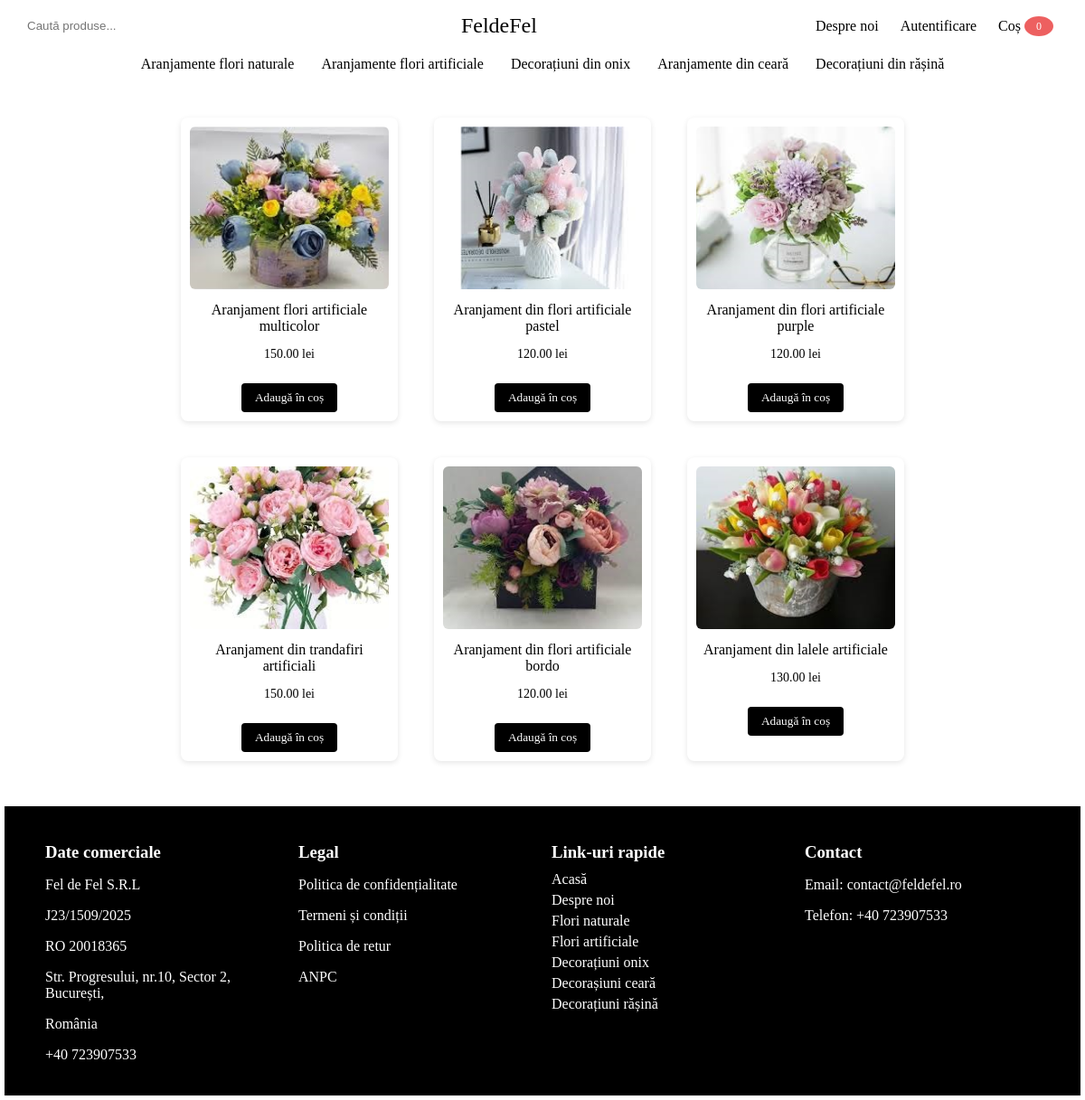
The app's page /aranjamente_flori/artificiale with its own data.
### aranjamente_flori/models.py (models this page shows, shortened)
class ArtificialFlower(models.Model):
    name = models.CharField(max_length=255)
    slug = models.SlugField(blank=True, unique=True)
    description = models.TextField()
    price = models.DecimalField(max_digits=10, decimal_places=2)
    image = models.ImageField(upload_to="flori/artificiale")
    created = models.DateTimeField(auto_now_add=True)
    updated = models.DateTimeField(auto_now=True)

### aranjamente_flori/views.py (the view)
# urls.py: path("artificiale", artificial_flowers_view, name="artificiale"),
def artificial_flowers_view(request):
	produse = ArtificialFlower.objects.all()
	context = {
		'produse': produse
		}
	return render(request, 'aranjamente_flori/artificial_flowers.html', context)

### cart/processors.py (called while the page is built)
def add_cart_to_context(request):
    cart = request.session.get("cart", {})
    total = 0
    for item in cart.values():
        total += round(item["price"] * item["quantity"], 2)
    return {
        "cart": cart,
        "cart_total": round(total, 2),
        "cart_count": sum(item["quantity"] for item in cart.values())
    }

### aranjamente_flori/templates/aranjamente_flori/artificial_flowers.html (shortened to what this page needs)
<!DOCTYPE html>
<html lang="en">
<head>
</head>
<body>
    <header class="top-bar">
        <div class="search-box">
            <form method="get" action="{% url 'home:search' %}">
                <input type="text" name="q" placeholder="Caută produse...">
            </form>
        </div>
        <div class="logo">
            <a href="{% url 'home:home' %}">FeldeFel</a>
        </div>
        <nav class="nav-links">
            <a href="{% url 'home:despre' %}">Despre noi</a>
            {% if user.is_authenticated %}
                <a href="{% url 'accounts:profile' %}" class="account-link"> {{ user.first_name }} {{ user.last_name }}</a>
            {% else %}
                <a href="{% url 'accounts:login' %}" class="account-link">Autentificare</a>
            {% endif %}
            <a href="{% url 'cart:cart_url' %}" class="cart-link">
                Coș <span class="cart-badge">{{ cart_count }}</span>
            </a>
        </nav>
    </header>
    <nav class="categories-bar">
        <a href="{% url 'aranjamente_flori:naturale' %}">Aranjamente flori naturale</a>
        <a href="{% url 'aranjamente_flori:artificiale' %}">Aranjamente flori artificiale</a>
        <a href="{% url 'decoratiuni:decoratiuni_onyx' %}">Decorațiuni din onix</a>
        <a href="{% url 'aranjamente_ceara:wax_arrangements_url' %}">Aranjamente din ceară</a>
        <a href="{% url 'decoratiuni:decoratiuni_rasina' %}">Decorațiuni din rășină</a>
    </nav>
    <section class="products-section">
        <div class="products-grid">
           {% for produs in produse %}
                <div class="product-card">
                    <a href="{% url 'aranjamente_flori:artificiale_detalii' produs.slug %}">
                        <img src="{{ produs.image.url }}" alt="{{ produs.name }}">
                    </a>
                    <p class="product-name"> {{ produs.name }}</p>
                    <p class="product-price"> {{ produs.price }} lei </p>
                    <form method="post" action="{% url 'cart:add_to_cart_url' produs.slug %}">
                        <button type="submit">Adaugă în coș</button>
                    </form>
                </div>
            {% empty %}
                <p>Nu există produse disponibile momentan.</p>
            {% endfor %}
        </div>
    </section>
    <footer>
        <div class="footer-container">
            <div class="footer-column">
                <h3> Date comerciale </h3>
                <p> Fel de Fel S.R.L </p>
                <p> J23/1509/2025 </p>
                <p> RO 20018365 </p>
                <p> Str. Progresului, nr.10, Sector 2, București, </p>
                <p> România </p>
                <p> +40 723907533 </p>
            </div>
            <div class="footer-column">
                <h3> Legal </h3>
                <p> Politica de confidențialitate </p>
                <p> Termeni și condiții </p>
                <p> Politica de retur </p>
                <p> ANPC </p>
            </div>
            <div class="footer-column">
                <h3> Link-uri rapide </h3>
                <a href="{% url 'home:home' %}">Acasă</a>
                <a href="{% url 'home:despre' %}">Despre noi</a>
                <a href="{% url 'aranjamente_flori:naturale' %}"> Flori naturale </a>
                <a href="{% url 'aranjamente_flori:artificiale' %}"> Flori artificiale </a>
                <a href="{% url 'decoratiuni:decoratiuni_onyx' %}"> Decorațiuni onix </a>
                <a href="{% url 'aranjamente_ceara:wax_arrangements_url' %}"> Decorașiuni ceară </a>
                <a href="{% url 'decoratiuni:decoratiuni_rasina' %}"> Decorațiuni rășină </a>
            </div>
            <div class="footer-column">
                <h3> Contact </h3>
                <p> Email: contact@feldefel.ro </p>
                <p> Telefon: +40 723907533 </p>
            </div>
        </div>
    </footer>
</body>
</html>

### aranjamente_flori/templates/aranjamente_flori/artificial_flowers.html (style rules this page uses)
body { margin: 5px; font-family: cursive; background-color: white; }
.top-bar { background-color: white; color:black; display: flex; justify-content: space-between; align-items: center; padding: 10px 20px; }
.top-bar .logo a { font-size: 24px; font-family: cursive; color: black; text-decoration: none; }
.top-bar a { color: black; text-decoration: none; margin: 0 10px; }
.top-bar .search-box input { padding: 5px; border-radius: 4px; border: none; }
.cart-link { position: relative; font-weight: normal; display: inline-flex; align-items: center; gap: 4px; }
.cart-badge { background-color: rgb(237, 96, 96); color: white; border-radius: 50%; padding: 2px 7px; font-size: 12px; vertical-align: middle; line-height: 1; min-width: 18px; height: 18px; display: flex; justify-content: center; align-items: center; }
.categories-bar { color:black; display: flex; justify-content: center; padding: 10px 0; }
.categories-bar a { color: black; text-decoration: none; padding: 0 15px; }
.products-section { padding: 20px; text-align: center; }
.products-grid { display: grid; flex-wrap: wrap; justify-content: center; grid-template-columns: repeat(3, 1fr); gap: 40px; margin-top: 20px; padding: 0 200px; }
.product-card { width: 220px; background-color: white; border: 1 solid; border-radius: 8px; padding: 10px; text-align: center; transition: 0.3s ease; box-shadow: 0 2px 6px rgba(0, 0, 0, 0.1); }
.product-card img { width: 100%; height: 180px; object-fit: cover; border-radius: 6px; }
.product-name { margin: 10px 0 5px; font-family: cursive; font-size: 16px; }
.product-price { color:black; font-size: 14px; }
.product-card form button { padding: 8px 15px; background-color: black; color: white; border: none; border-radius: 4px; cursor: pointer; font-family: cursive; margin-top: 10px; transition: 0.3s; }
footer { background: black; padding: 20px 0; border-top: 1px solid black; margin-top: 30px; }
.footer-container { max-width: 1100px; margin: auto; display: grid; grid-template-columns: repeat(auto-fit, minmax(200px, 1fr)); gap: 20px; text-align: center; }
.footer-column h3 { margin-bottom: 10px; }
.footer-column a { display: block; text-decoration: none; text-align: left; color: white; margin-bottom: 5px; }
.footer-column p { color: white; text-align: left; }
h3 { color: white; text-align: left; }

### records on screen
ArtificialFlower: image (picture), name "Aranjament flori artificiale multicolor", price "150.00"
ArtificialFlower: image (picture), name "Aranjament din flori artificiale pastel", price "120.00"
ArtificialFlower: image (picture), name "Aranjament din flori artificiale purple", price "120.00"
ArtificialFlower: image (picture), name "Aranjament din trandafiri artificiali", price "150.00"
ArtificialFlower: image (picture), name "Aranjament din flori artificiale bordo", price "120.00"
ArtificialFlower: image (picture), name "Aranjament din lalele artificiale", price "130.00"

### other values on screen
{{ cart_count }} "0"
